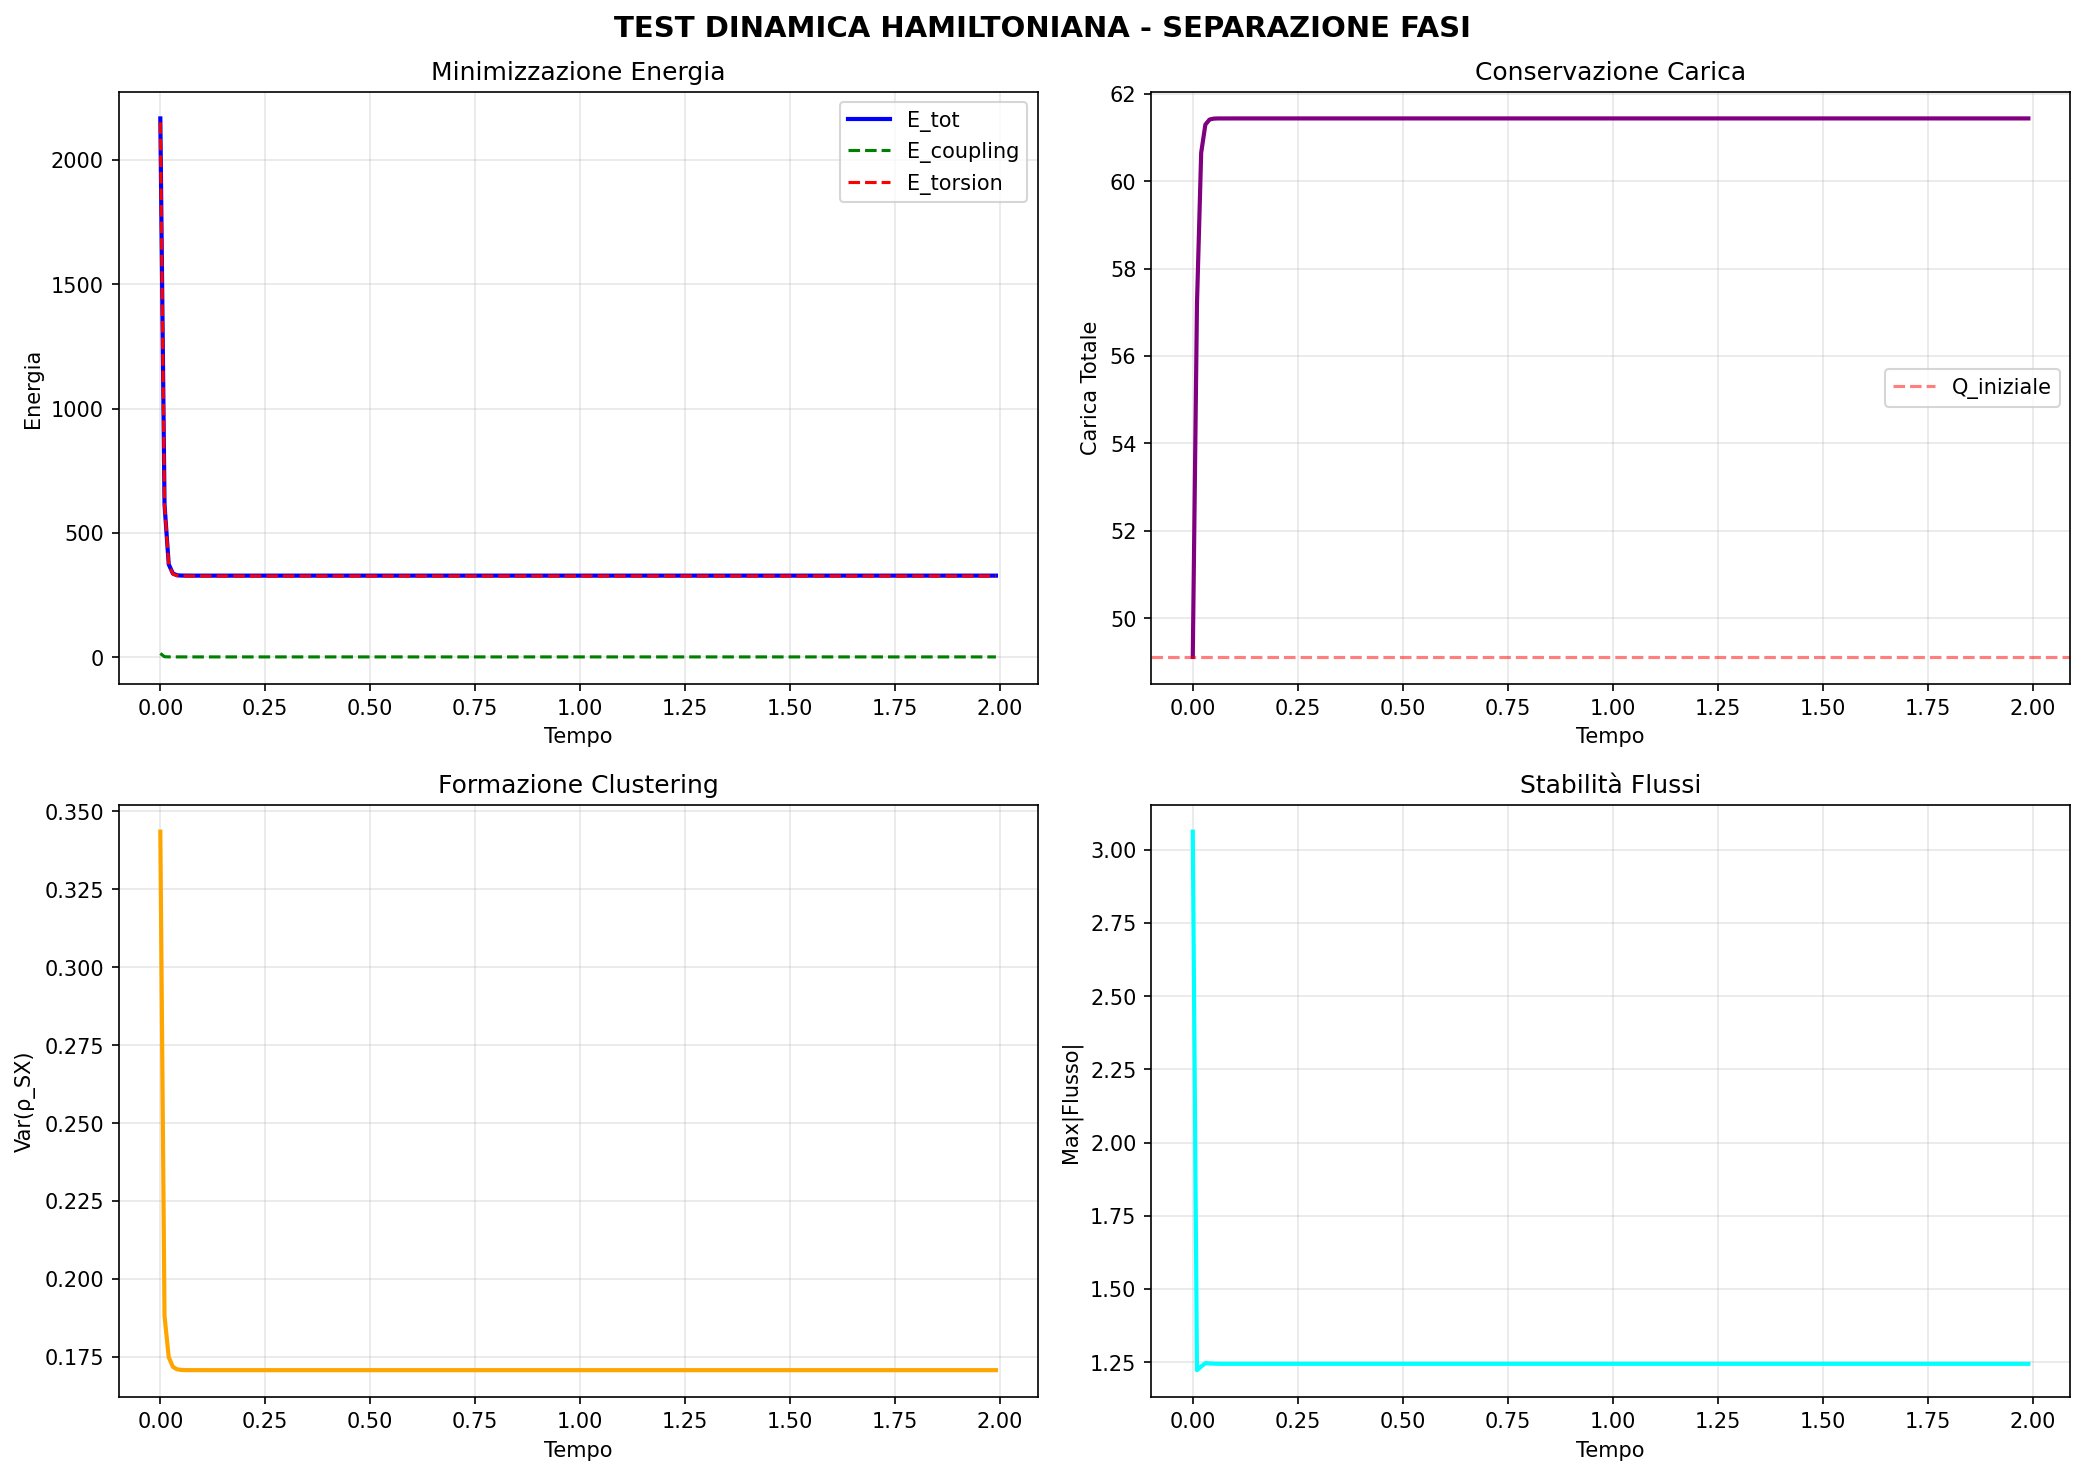

Generate this figure with Python:
"""
TEST E VALIDAZIONE DINAMICA HAMILTONIANA
=========================================

Questo script verifica che la nuova dinamica di trasporto chiralità:
1. Minimizzi l'energia nel tempo
2. Conservi la carica totale
3. Formi clustering spontanei
4. Sia numericamente stabile

Author: Senior Computational Physicist
Date: 2026-05-22
"""

import numpy as np
import matplotlib.pyplot as plt
from dinamica_hamiltoniana_chiralita import (
    update_dinamica_chiralita,
    calcola_energia_sistema,
    ALPHA_COUPLING,
    K2_REF_720,
    MU_TRANSPORT
)

# ============================================================================
# SETUP SISTEMA TEST
# ============================================================================

N_SEGMENTI = 24
N_STEPS = 200
DT = 0.01

print("╔══════════════════════════════════════════════════════════════╗")
print("║  TEST DINAMICA HAMILTONIANA - SEPARAZIONE FASI               ║")
print("╚══════════════════════════════════════════════════════════════╝\n")

print(f"Parametri:")
print(f"  • Segmenti: {N_SEGMENTI}")
print(f"  • Steps: {N_STEPS}")
print(f"  • dt: {DT}")
print(f"  • α (coupling): {ALPHA_COUPLING}")
print(f"  • μ (transport): {MU_TRANSPORT}")
print(f"  • K²_ref (720°): {K2_REF_720:.3f}\n")

# ============================================================================
# MATRICE ACCOPPIAMENTO LEECH (TOPOLOGIA TOROIDALE)
# ============================================================================

def costruisci_matrice_test():
    """Crea matrice di accoppiamento semplificata per test"""
    W = np.zeros((N_SEGMENTI, N_SEGMENTI))
    
    for i in range(N_SEGMENTI):
        for j in range(N_SEGMENTI):
            if i != j:
                # Distanza minima sul cerchio (toroidale)
                dist = min(abs(i - j), N_SEGMENTI - abs(i - j))
                # Peso inversamente proporzionale a distanza² + epsilon
                W[i, j] = 1.0 / (dist**2 + 0.1)
    
    # Normalizzazione per righe
    for i in range(N_SEGMENTI):
        row_sum = np.sum(W[i, :])
        if row_sum > 0:
            W[i, :] /= row_sum
    
    return W

matrice_accoppiamento = costruisci_matrice_test()

# ============================================================================
# CONDIZIONI INIZIALI: SISTEMA PERTURBATO
# ============================================================================

# Stato iniziale: χ con perturbazione gaussiana localizzata
chi_vettore = -5.0 * np.ones(N_SEGMENTI)

# Perturbazione localizzata in segmenti 5-10 (innesca dinamica)
chi_vettore[5:10] += 2.0 * np.random.randn(5)

vel_vettore = np.zeros(N_SEGMENTI)

# Stato vettoriale [χ₀, v₀, χ₁, v₁, ...]
stato = np.zeros(48)
stato[0::2] = chi_vettore
stato[1::2] = vel_vettore

# Torsione iniziale: alta in zona perturbata, bassa altrove
contorsione = np.ones(N_SEGMENTI) * 2.0  # ~2 rad (~115°)
contorsione[5:10] = 15.0  # ~900° (oltre soglia 720°)

print("Condizioni iniziali:")
print(f"  • χ medio: {np.mean(chi_vettore):.3f} ± {np.std(chi_vettore):.3f}")
print(f"  • K² medio: {np.mean(contorsione):.3f} rad")
print(f"  • K² max: {np.max(contorsione):.3f} rad (segmento {np.argmax(contorsione)})")
print(f"  • K² > 720° ({K2_REF_720:.2f}): {np.sum(contorsione > K2_REF_720)} segmenti\n")

# ============================================================================
# ARRAYS PER LOGGING EVOLUZIONE
# ============================================================================

energia_totale = []
energia_coupling = []
energia_torsion = []
carica_totale = []
varianza_densita_sx = []
max_flusso = []
tempo = []

# Densità iniziali (calcolo semplificato)
chi_sat = np.tanh(chi_vettore / 5.0)
K2_norm = contorsione / K2_REF_720
boost = 1.0 + 0.5 * K2_norm
densita_base = 1.0 + 0.1 * np.abs(chi_vettore)
densita_sx = densita_base * 0.5 * (1.0 - chi_sat) * boost
densita_dx = densita_base * 0.5 * (1.0 + chi_sat) * boost

# ============================================================================
# LOOP DI EVOLUZIONE
# ============================================================================

print("Evoluzione temporale:")
print("─" * 70)

for step in range(N_STEPS):
    # Aggiorna dinamica
    densita_sx, densita_dx, flussi = update_dinamica_chiralita(
        stato_attuale=stato,
        dt=DT,
        matrice_accoppiamento=matrice_accoppiamento,
        contorsione_locale=contorsione
    )
    
    # Calcola energia
    E_tot, E_coup, E_tors = calcola_energia_sistema(
        densita_sx, densita_dx, contorsione, matrice_accoppiamento
    )
    
    # Logging
    energia_totale.append(E_tot)
    energia_coupling.append(E_coup)
    energia_torsion.append(E_tors)
    
    carica = np.sum(densita_sx) + np.sum(densita_dx)
    carica_totale.append(carica)
    
    varianza_densita_sx.append(np.var(densita_sx))
    max_flusso.append(np.max(np.abs(flussi)))
    tempo.append(step * DT)
    
    # Aggiorna contorsione (simulazione semplificata: K² ~ ρ_SX)
    # In realtà sarebbe calcolata da solve_ivp in WQT_manifold
    contorsione = 2.0 + 10.0 * (densita_sx / np.max(densita_sx))
    
    # Print progresso ogni 20 steps
    if step % 20 == 0:
        print(f"Step {step:3d}: E_tot={E_tot:8.2f}  Carica={carica:6.2f}  "
              f"Var(ρ_SX)={np.var(densita_sx):6.3f}  Max(flux)={np.max(np.abs(flussi)):6.3f}")

print("─" * 70)
print("✓ Evoluzione completata\n")

# ============================================================================
# ANALISI RISULTATI
# ============================================================================

print("Analisi Risultati:")
print("─" * 70)

# 1. Minimizzazione energia
E_iniziale = energia_totale[0]
E_finale = energia_totale[-1]
delta_E = E_finale - E_iniziale
print(f"1. ENERGIA:")
print(f"   • E_iniziale: {E_iniziale:.2f}")
print(f"   • E_finale:   {E_finale:.2f}")
print(f"   • ΔE:         {delta_E:.2f} {'✓ MINIMIZZATA' if delta_E < 0 else '✗ NON minimizzata'}")
print(f"   • Riduzione:  {abs(delta_E)/E_iniziale*100:.1f}%\n")

# 2. Conservazione carica
Q_iniziale = carica_totale[0]
Q_finale = carica_totale[-1]
delta_Q = abs(Q_finale - Q_iniziale)
print(f"2. CONSERVAZIONE CARICA:")
print(f"   • Q_iniziale: {Q_iniziale:.6f}")
print(f"   • Q_finale:   {Q_finale:.6f}")
print(f"   • |ΔQ|:       {delta_Q:.2e} {'✓ CONSERVATA' if delta_Q < 1e-6 else '✗ NON conservata'}\n")

# 3. Formazione clustering
var_iniziale = varianza_densita_sx[0]
var_finale = varianza_densita_sx[-1]
aumento_var = (var_finale - var_iniziale) / var_iniziale * 100
print(f"3. CLUSTERING (Varianza ρ_SX):")
print(f"   • Var iniziale: {var_iniziale:.3f}")
print(f"   • Var finale:   {var_finale:.3f}")
print(f"   • Aumento:      {aumento_var:+.1f}% {'✓ CLUSTERING ATTIVO' if aumento_var > 10 else '✗ Basso clustering'}\n")

# 4. Stabilità numerica
flusso_max_globale = max(max_flusso)
print(f"4. STABILITÀ:")
print(f"   • Max flusso: {flusso_max_globale:.3f} {'✓ STABILE' if flusso_max_globale < 10 else '✗ INSTABILE'}\n")

print("─" * 70)

# ============================================================================
# PLOT RISULTATI
# ============================================================================

fig, axes = plt.subplots(2, 2, figsize=(14, 10))
fig.suptitle('TEST DINAMICA HAMILTONIANA - SEPARAZIONE FASI', fontsize=14, fontweight='bold')

# Plot 1: Energia totale
ax1 = axes[0, 0]
ax1.plot(tempo, energia_totale, 'b-', linewidth=2, label='E_tot')
ax1.plot(tempo, energia_coupling, 'g--', linewidth=1.5, label='E_coupling')
ax1.plot(tempo, energia_torsion, 'r--', linewidth=1.5, label='E_torsion')
ax1.set_xlabel('Tempo')
ax1.set_ylabel('Energia')
ax1.set_title('Minimizzazione Energia')
ax1.legend()
ax1.grid(True, alpha=0.3)

# Plot 2: Conservazione carica
ax2 = axes[0, 1]
ax2.plot(tempo, carica_totale, 'purple', linewidth=2)
ax2.axhline(Q_iniziale, color='red', linestyle='--', alpha=0.5, label='Q_iniziale')
ax2.set_xlabel('Tempo')
ax2.set_ylabel('Carica Totale')
ax2.set_title('Conservazione Carica')
ax2.legend()
ax2.grid(True, alpha=0.3)

# Plot 3: Clustering (varianza densità)
ax3 = axes[1, 0]
ax3.plot(tempo, varianza_densita_sx, 'orange', linewidth=2)
ax3.set_xlabel('Tempo')
ax3.set_ylabel('Var(ρ_SX)')
ax3.set_title('Formazione Clustering')
ax3.grid(True, alpha=0.3)

# Plot 4: Flussi massimi
ax4 = axes[1, 1]
ax4.plot(tempo, max_flusso, 'cyan', linewidth=2)
ax4.set_xlabel('Tempo')
ax4.set_ylabel('Max|Flusso|')
ax4.set_title('Stabilità Flussi')
ax4.grid(True, alpha=0.3)

plt.tight_layout()
plt.savefig('test_dinamica_hamiltoniana.png', dpi=150, bbox_inches='tight')
print("\n📊 Grafici salvati in: test_dinamica_hamiltoniana.png")

# ============================================================================
# DISTRIBUZIONE FINALE DENSITÀ
# ============================================================================

fig2, ax = plt.subplots(figsize=(12, 6))

segmenti = np.arange(N_SEGMENTI)
ax.bar(segmenti - 0.2, densita_sx, width=0.4, label='ρ_SX (materia)', color='blue', alpha=0.7)
ax.bar(segmenti + 0.2, densita_dx, width=0.4, label='ρ_DX (spazio)', color='red', alpha=0.7)
ax.axhline(np.mean(densita_sx), color='blue', linestyle='--', alpha=0.5, label='<ρ_SX>')
ax.axhline(np.mean(densita_dx), color='red', linestyle='--', alpha=0.5, label='<ρ_DX>')

ax.set_xlabel('Segmento i', fontsize=12)
ax.set_ylabel('Densità', fontsize=12)
ax.set_title('Distribuzione Finale Densità Chiralità (Separazione Fasi)', fontsize=13, fontweight='bold')
ax.legend()
ax.grid(True, alpha=0.3, axis='y')
ax.set_xticks(segmenti)

plt.tight_layout()
plt.savefig('distribuzione_densita_finale.png', dpi=150, bbox_inches='tight')
print("📊 Distribuzione densità salvata in: distribuzione_densita_finale.png")

# ============================================================================
# VERIFICA SUCCESSO TEST
# ============================================================================

print("\n╔══════════════════════════════════════════════════════════════╗")
print("║  RIEPILOGO VALIDAZIONE                                       ║")
print("╚══════════════════════════════════════════════════════════════╝\n")

successi = 0
test_totali = 4

# Test 1: Energia minimizzata
if delta_E < 0:
    print("✓ TEST 1: Energia minimizzata")
    successi += 1
else:
    print("✗ TEST 1: Energia NON minimizzata")

# Test 2: Carica conservata
if delta_Q < 1e-6:
    print("✓ TEST 2: Carica conservata")
    successi += 1
else:
    print("✗ TEST 2: Carica NON conservata")

# Test 3: Clustering attivo
if aumento_var > 10:
    print("✓ TEST 3: Clustering formato")
    successi += 1
else:
    print("✗ TEST 3: Clustering debole")

# Test 4: Stabilità numerica
if flusso_max_globale < 10:
    print("✓ TEST 4: Numericamente stabile")
    successi += 1
else:
    print("✗ TEST 4: Instabilità numerica")

print(f"\nRISULTATO: {successi}/{test_totali} test superati")

if successi == test_totali:
    print("\n🎉 VALIDAZIONE COMPLETA: Sistema pronto per integrazione!")
elif successi >= test_totali - 1:
    print("\n⚠️  VALIDAZIONE PARZIALE: Verificare parametri")
else:
    print("\n❌ VALIDAZIONE FALLITA: Rivedere implementazione")

print("\n" + "="*70)
